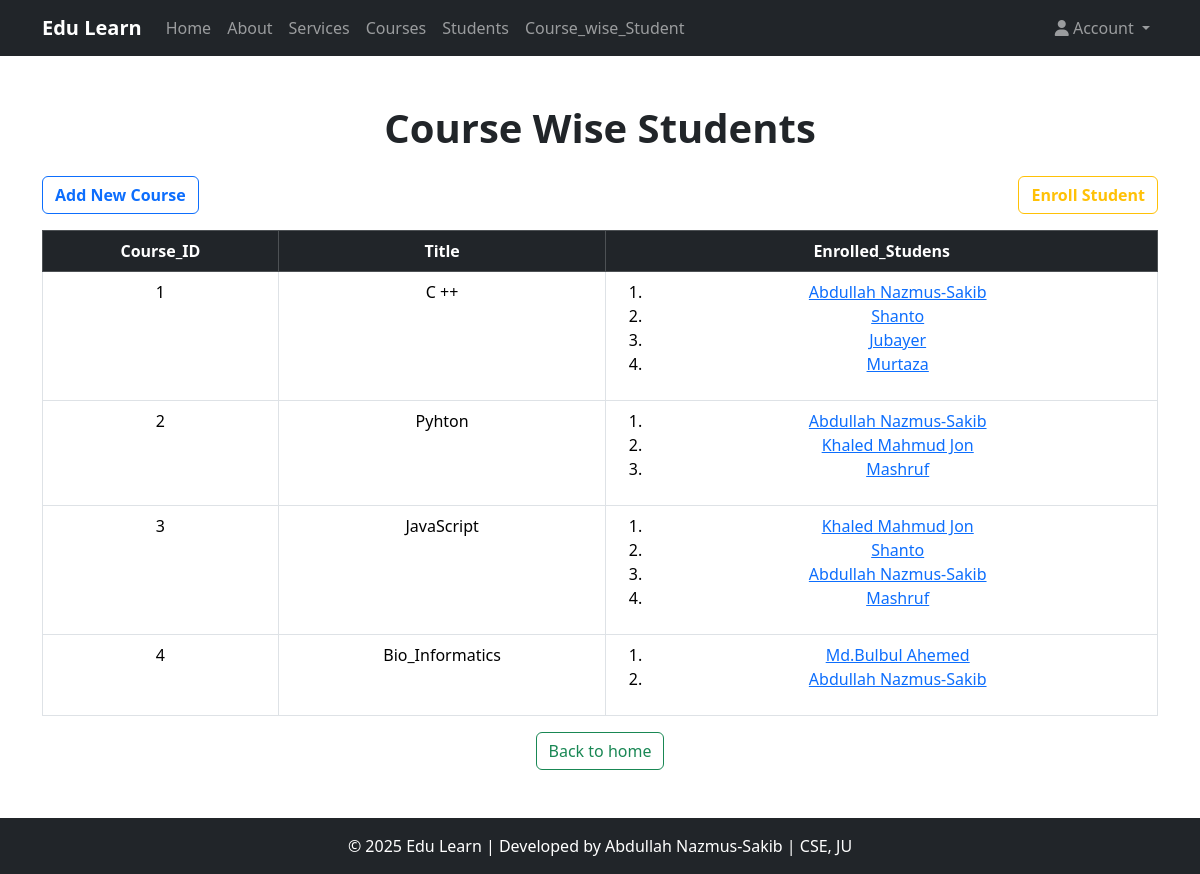
The app's page /Course_wise_Student/ (signed in) with its own data.
### Course_app/models.py (models this page shows, shortened)
class Course(models.Model):
    title = models.CharField(max_length=25)
    descriptions = models.TextField()
    durations = models.IntegerField(help_text="Durations in hours")
    thumbnail = models.ImageField(upload_to="courses_thumbnail/", null=True, blank=True)

class Student(models.Model):
    name = models.CharField(max_length=30)
    roll = models.IntegerField()
    email = models.EmailField(max_length=60,unique=True)
    enrolled_courses = models.ManyToManyField(Course, related_name="students")  # ✅ Changed related_name to plural

### Course_app/views.py (the view)
# urls.py: path('Course_wise_Student/',views.Course_wise_Student,name='Course_wise_Student'),
@login_required(login_url='login_user')
def Course_wise_Student(request):
    courses = Course.objects.all()
    context = {
        'courses':courses
    }
    return render(request,"Course_app/Course_wise_Student.html",context)

### templates/Course_app/Course_wise_Student.html (shortened to what this page needs)
{% extends 'Course_app/base.html' %}
{% block content %}
<div class="text-center mb-4">
    <h1 class="fw-bold">Course Wise Students</h1>
</div>
<div class="d-flex justify-content-between">
    <a href="{% url 'create_course' %}" class="btn btn-outline-primary fw-bold mb-3">Add New Course</a>
    <a href="{% url 'Enroll_student' %}" class="btn btn-outline-warning fw-bold mb-3">Enroll Student</a>
</div>
<table class="table table-bordered table-hover text-center">
    <thead class="table-dark">
        <tr>
            <th>Course_ID</th>
            <th>Title</th>
            <th>Enrolled_Studens</th>
        </tr>
    </thead>
    <tbody>
        {% for course in courses %}
        <tr>
            <td>{{ forloop.counter }}</td>
            <td>{{ course.title }}</td>
            <td>
                <ol>
                    {% for student in course.students.all %}
                    <li><a href="{% url 'individual_student_detail' student.id %}">{{student.name}}</a></li>
                    {% endfor %}
                </ol>
            </td>
        </tr>
        {% endfor %}
    </tbody>
</table>
<div class="d-flex justify-content-center">
    <a href="{% url 'course_list' %}" class="btn btn-outline-success ">Back to home</a>
</div>
{% endblock content %}

### static/Course_app/css/base.css (style rules this page uses)
html, body { height: 100%; }
body { display: flex; flex-direction: column; }

### records on screen
Course: title "C ++"
Student: name "Abdullah Nazmus-Sakib"
Student: name "Shanto"
Student: name "Jubayer"
Student: name "Murtaza"
Course: title "Pyhton"
Student: name "Khaled Mahmud Jon"
Student: name "Mashruf"
Course: title "JavaScript"
Course: title "Bio_Informatics"
Student: name "Md.Bulbul Ahemed"
